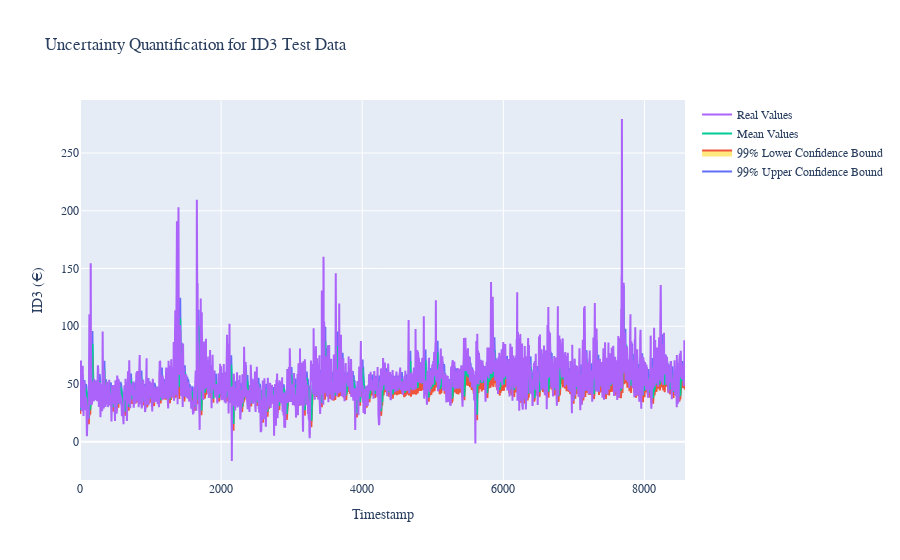

Here is the notebook cell this chart was saved with:
### Code cell
import plotly.graph_objects as go

upper_trace = go.Scatter(
    y=test_uncertainty_df['upper_bound'],
    mode='lines',
    fill=None,
    name='99% Upper Confidence Bound'
    )

lower_trace = go.Scatter(
    y=test_uncertainty_df['lower_bound'],
    mode='lines',
    fill='tonexty',
    fillcolor='rgba(255, 211, 0, 0.5)',
    name='99% Lower Confidence Bound'
    )

real_trace = go.Scatter(
    y=evaluation['Actual'],
    mode='lines',
    fill=None,
    name='Real Values'
    )

mean_trace = go.Scatter(
    y=test_uncertainty_df['ID3_mean'],
    mode='lines',
    fill=None,
    name='Mean Values'
    )

data = [upper_trace, lower_trace, mean_trace, real_trace]

fig = go.Figure(data=data)
fig.update_layout(title='Uncertainty Quantification for ID3 Test Data',
                   xaxis_title='Timestamp',
                   yaxis_title='ID3 (€)')

fig.layout.font.family = 'SF Mono'

fig.show()

### Figure 1 — Plotly figure (JSON) as saved in the notebook; plotly's stock layout.template omitted (floating-point values rounded to 4 significant figures; data arrays with more than 128 entries replaced by an {"elided": "..."} marker saying what was removed)
{"data": [{"mode": "lines", "name": "99% Upper Confidence Bound", "type": "scatter", "y": {"elided": "8576 float values"}}, {"fill": "tonexty", "fillcolor": "rgba(255, 211, 0, 0.5)", "mode": "lines", "name": "99% Lower Confidence Bound", "type": "scatter", "y": {"elided": "8576 float values"}}, {"mode": "lines", "name": "Mean Values", "type": "scatter", "y": {"elided": "8576 float values"}}, {"mode": "lines", "name": "Real Values", "type": "scatter", "y": {"elided": "8576 float values"}}], "layout": {"font": {"family": "SF Mono"}, "title": {"text": "Uncertainty Quantification for ID3 Test Data"}, "xaxis": {"title": {"text": "Timestamp"}}, "yaxis": {"title": {"text": "ID3 (€)"}}}}
